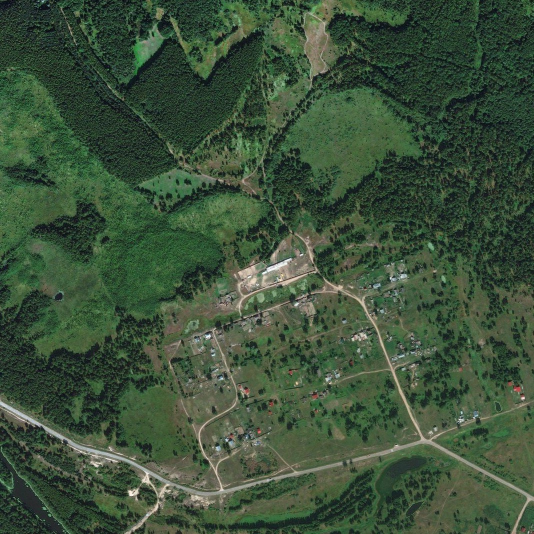
#> input picture dataset/satellite_maps/1_square.jpg, 1068 x 1068 px (shown at 1/2 size); its folder holds only this picture in this run
$ python satellite_orb_processing.py
#> lines starting #> are read from the running program, lines starting #| are printed output that depends on the picture
import argparse
from pathlib import Path

import cv2
import numpy as np


def parse_args() -> argparse.Namespace:
    parser = argparse.ArgumentParser(
        description="Detect ORB keypoints/descriptors on satellite images."
    )
    parser.add_argument(
        "--input-dir",
        type=str,
        default="dataset/satellite_maps",
        help="Directory with raw satellite images.",
    )
    parser.add_argument(
        "--output-dir",
        type=str,
        default="dataset/orb_features",
        help="Directory to save ORB visualizations and descriptors.",
    )
    parser.add_argument(
        "--max-features",
        type=int,
        default=1000,
        help="Maximum number of ORB keypoints per image.",
    )
    parser.add_argument(
        "--scale-factor",
        type=float,
        default=1.2,
        help="Pyramid decimation ratio (ORB scaleFactor).",
    )
    parser.add_argument(
        "--n-levels",
        type=int,
        default=8,
        help="Number of pyramid levels (ORB nLevels).",
    )
    return parser.parse_args()


def process_image(
    img_path: Path,
    out_dir: Path,
    detector: cv2.ORB,
) -> None:
    img = cv2.imread(str(img_path), cv2.IMREAD_COLOR)
#> img is the input picture: shape (1068, 1068, 3); mean B, G, R 57.8, 80.8, 60.4
    if img is None:
        print(f"Failed to read image: {img_path}")
        return

    gray = cv2.cvtColor(img, cv2.COLOR_BGR2GRAY)
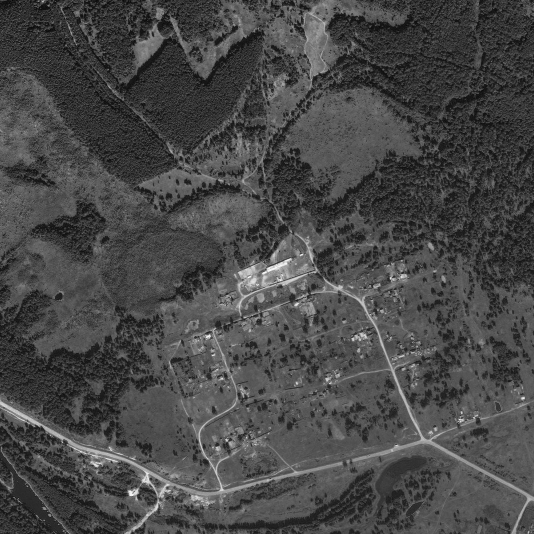
#> gray: shape (1068, 1068) (shown at 1/2 size); min 1, max 255, mean 72.1

    keypoints, descriptors = detector.detectAndCompute(gray, None)
#> keypoints = 1000 keypoints; strongest (x, y, size): (781, 556, 31), (454, 881, 37.2), (947, 834, 31), (259, 983, 64.3)

    # Draw keypoints on a copy of the original image
    vis = cv2.drawKeypoints(
        img,
        keypoints,
        None,
        color=(0, 255, 0),
        flags=cv2.DRAW_MATCHES_FLAGS_DRAW_RICH_KEYPOINTS,
    )
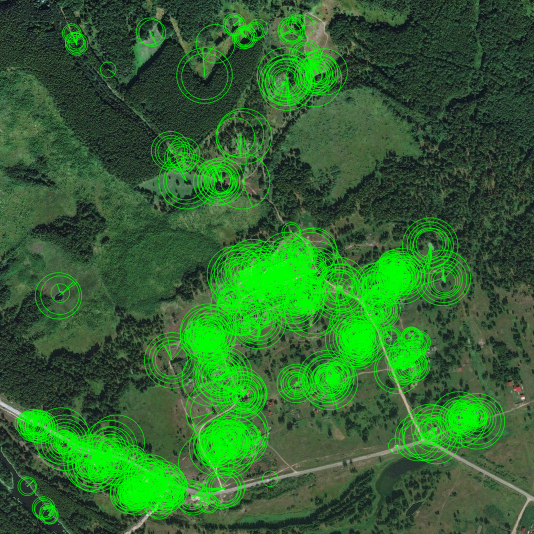
#> vis: shape (1068, 1068, 3) (shown at 1/2 size); mean B, G, R 47.7, 101.1, 49

    stem = img_path.stem
    vis_path = out_dir / f"{stem}_orb.png"
    npz_path = out_dir / f"{stem}_orb.npz"

    out_dir.mkdir(parents=True, exist_ok=True)

    cv2.imwrite(str(vis_path), vis)

    # Save keypoints and descriptors
    if descriptors is None:
        # No keypoints found; still save empty placeholders
        np.savez_compressed(
            npz_path,
            keypoints=np.empty((0, 2), dtype=np.float32),
            sizes=np.empty((0,), dtype=np.float32),
            angles=np.empty((0,), dtype=np.float32),
            responses=np.empty((0,), dtype=np.float32),
            octaves=np.empty((0,), dtype=np.int32),
            descriptors=np.empty((0, 32), dtype=np.uint8),
        )
    else:
        pts = np.array([kp.pt for kp in keypoints], dtype=np.float32)
#> pts = 1000 pairs, first value 51.84 to 958, second value 45.6 to 1032
        sizes = np.array([kp.size for kp in keypoints], dtype=np.float32)
#> sizes = 1000 values from 31 to 111.1
        angles = np.array([kp.angle for kp in keypoints], dtype=np.float32)
#> angles = 1000 values, max 359.9 at index 870, min 0.381 at index 284, mean 186.5
        responses = np.array([kp.response for kp in keypoints], dtype=np.float32)
#> responses = 1000 values, max 0.0035 at index 114, min 4.32e-05 at index 999, mean 0.000417
        octaves = np.array([kp.octave for kp in keypoints], dtype=np.int32)
#> octaves = 1000 values from 0 to 7

        np.savez_compressed(
            npz_path,
            keypoints=pts,
            sizes=sizes,
            angles=angles,
            responses=responses,
            octaves=octaves,
            descriptors=descriptors,
        )

    print(
        f"{img_path.name}: {len(keypoints)} keypoints "
        f"-> {vis_path.name}, {npz_path.name}"
    )
#| 1_square.jpg: 1000 keypoints -> 1_square_orb.png, 1_square_orb.npz


def main() -> None:
    args = parse_args()

    input_dir = Path(args.input_dir)
    output_dir = Path(args.output_dir)

    if not input_dir.exists():
        raise FileNotFoundError(f"Input directory does not exist: {input_dir}")

    exts = {".jpg", ".jpeg", ".png", ".tif", ".tiff"}
    img_paths = sorted(
        [p for p in input_dir.rglob("*") if p.suffix.lower() in exts and p.is_file()]
    )

    if not img_paths:
        raise RuntimeError(f"No images found in {input_dir}")

    orb = cv2.ORB_create(
        nfeatures=args.max_features,
        scaleFactor=args.scale_factor,
        nlevels=args.n_levels,
    )

    print(
        f"Processing {len(img_paths)} images from {input_dir} "
        f"-> saving to {output_dir}"
    )

    for img_path in img_paths:
        process_image(img_path, output_dir, orb)


if __name__ == "__main__":
    main()

$ run again, on dataset/satellite_maps/7_square.jpg
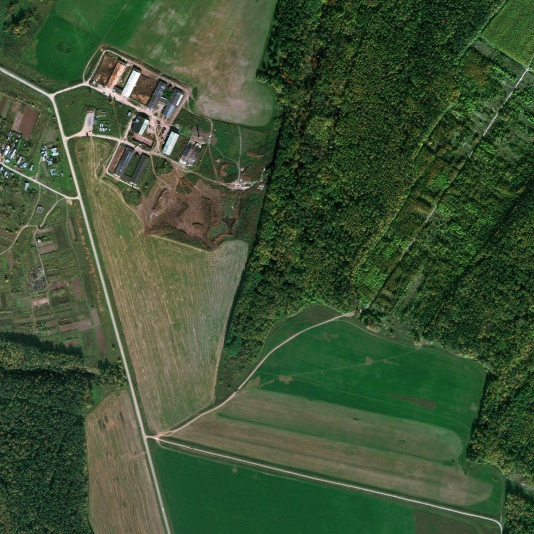
#> input picture dataset/satellite_maps/7_square.jpg, 1068 x 1068 px (shown at 1/2 size)
#> in process_image, img is the input picture: shape (1068, 1068, 3); mean B, G, R 52.4, 81.9, 62
#> in process_image, `gray = cv2.cvtColor(img, cv2.COLOR_BGR2GRAY)`:
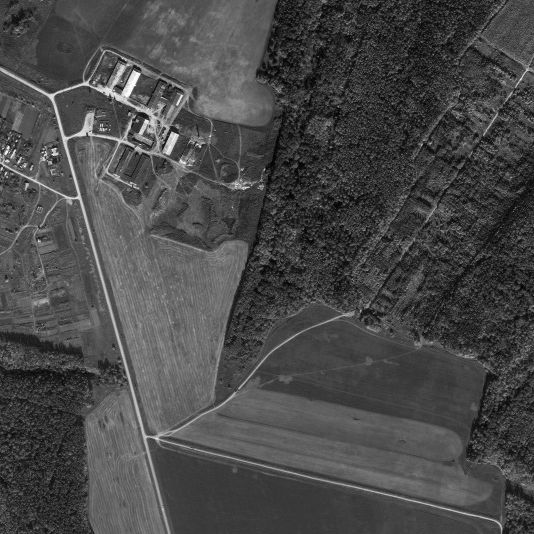
#> gray: shape (1068, 1068) (shown at 1/2 size); min 0, max 255, mean 72.6
#> keypoints = 1000 keypoints; strongest (x, y, size): (89, 306, 31), (88, 309, 31), (90, 310, 37.2), (291, 239, 31)
#> in process_image, `vis = cv2.drawKeypoints( img, keypoints, None, color=(0, 255, 0), flag..`:
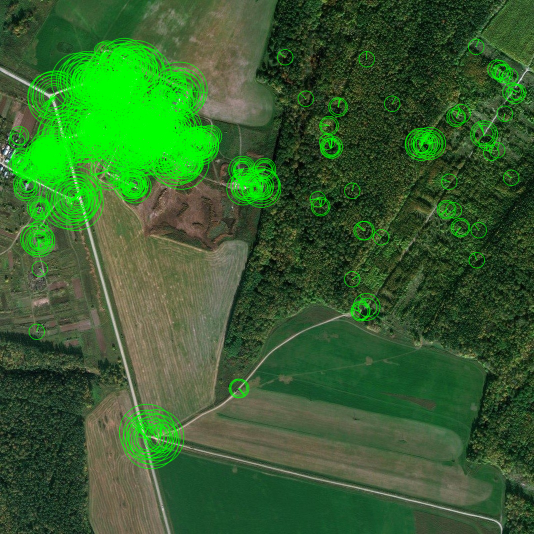
#> vis: shape (1068, 1068, 3) (shown at 1/2 size); mean B, G, R 45.8, 95.9, 54
#> pts = 1000 pairs, first value 31 to 1036, second value 93 to 881.5
#> sizes = 1000 values from 31 to 111.1
#> angles = 1000 values, max 359.8 at index 525, min 0.433 at index 305, mean 177.5
#> responses = 1000 values, max 0.0054 at index 114, min 0.000175 at index 999, mean 0.000823
#> octaves = 1000 values from 0 to 7
#| 7_square.jpg: 1000 keypoints -> 7_square_orb.png, 7_square_orb.npz

$ run again, on dataset/satellite_maps/big_sample5_17_s1000_x0_y21000.png
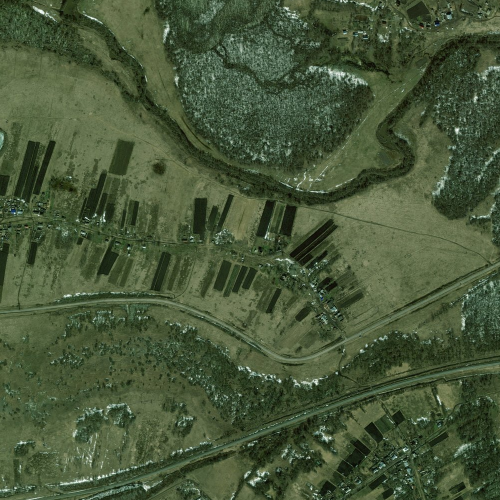
#> input picture dataset/satellite_maps/big_sample5_17_s1000_x0_y21000.png, 1000 x 1000 px (shown at 1/2 size)
#> in process_image, img is the input picture: shape (1000, 1000, 3); mean B, G, R 56.8, 86.9, 71.3
#> in process_image, `gray = cv2.cvtColor(img, cv2.COLOR_BGR2GRAY)`:
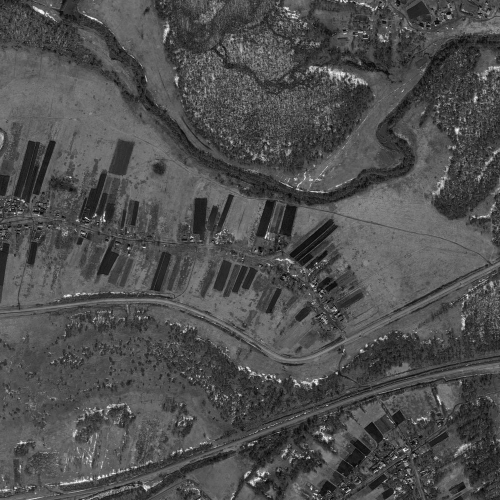
#> gray: shape (1000, 1000) (shown at 1/2 size); min 1, max 252, mean 78.8
#> keypoints = 1000 keypoints; strongest (x, y, size): (812, 950, 31), (810, 899, 31), (210, 441, 31), (806, 898, 31)
#> in process_image, `vis = cv2.drawKeypoints( img, keypoints, None, color=(0, 255, 0), flag..`:
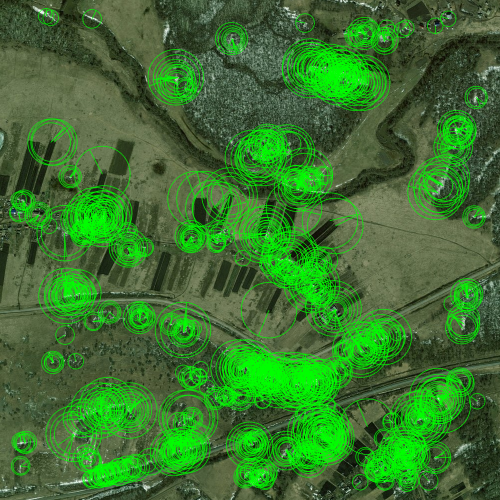
#> vis: shape (1000, 1000, 3) (shown at 1/2 size); mean B, G, R 47.2, 116.1, 59.5
#> pts = 1000 pairs, first value 36 to 954, second value 32 to 967
#> sizes = 1000 values from 31 to 111.1
#> angles = 1000 values, max 359.7 at index 279, min 0.375 at index 472, mean 204.1
#> responses = 1000 values, max 0.00571 at index 150, min 3.87e-05 at index 999, mean 0.000754
#> octaves = 1000 values from 0 to 7
#| big_sample5_17_s1000_x0_y21000.png: 1000 keypoints -> big_sample5_17_s1000_x0_y21000_orb.png, big_sample5_17_s1000_x0_y21000_orb.npz

$ run again, on dataset/satellite_maps/big_sample5_17_s1000_x0_y24000.png
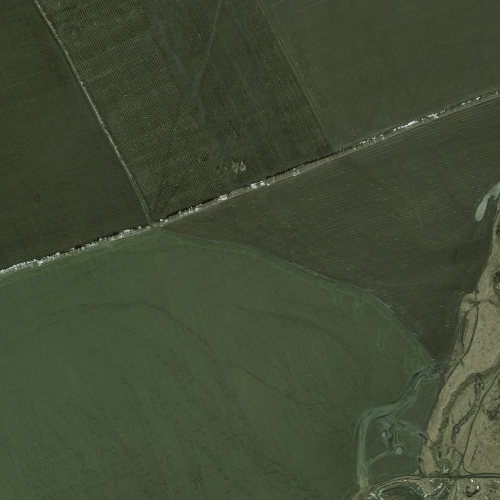
#> input picture dataset/satellite_maps/big_sample5_17_s1000_x0_y24000.png, 1000 x 1000 px (shown at 1/2 size)
#> in process_image, img is the input picture: shape (1000, 1000, 3); mean B, G, R 53, 74.5, 65.6
#> in process_image, `gray = cv2.cvtColor(img, cv2.COLOR_BGR2GRAY)`:
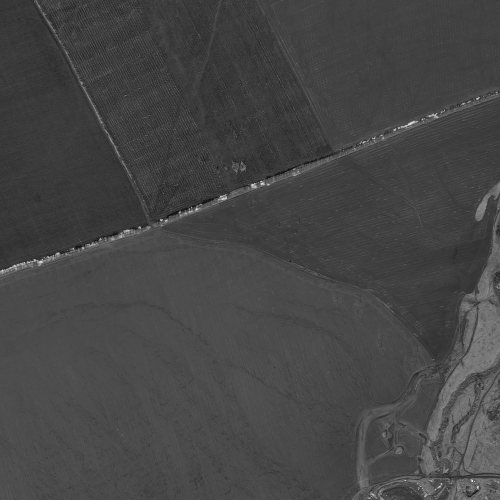
#> gray: shape (1000, 1000) (shown at 1/2 size); min 1, max 253, mean 69.3
#> keypoints = 987 keypoints; strongest (x, y, size): (321, 439, 31), (324, 439, 31), (503, 370, 31), (68, 519, 31)
#> in process_image, `vis = cv2.drawKeypoints( img, keypoints, None, color=(0, 255, 0), flag..`:
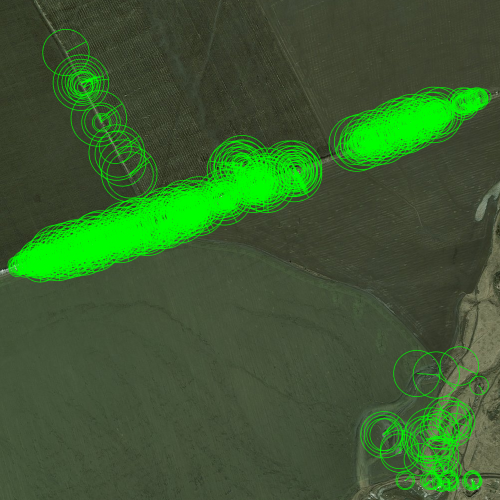
#> vis: shape (1000, 1000, 3) (shown at 1/2 size); mean B, G, R 47.6, 92, 59
#> pts = 987 pairs, first value 31 to 966, second value 104.5 to 967
#> sizes = 987 values from 31 to 111.1
#> angles = 987 values, max 359 at index 702, min 1.6 at index 675, mean 96.32
#> responses = 987 values, max 0.00311 at index 75, min -1.83e-06 at index 942, mean 0.000272
#> octaves = 987 values from 0 to 7
#| big_sample5_17_s1000_x0_y24000.png: 987 keypoints -> big_sample5_17_s1000_x0_y24000_orb.png, big_sample5_17_s1000_x0_y24000_orb.npz

$ run again, on dataset/satellite_maps/27_square.jpg
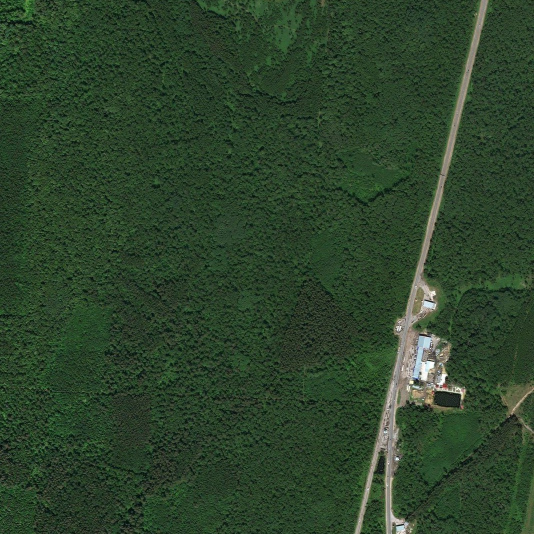
#> input picture dataset/satellite_maps/27_square.jpg, 1068 x 1068 px (shown at 1/2 size)
#> in process_image, img is the input picture: shape (1068, 1068, 3); mean B, G, R 43.4, 67.5, 45.2
#> in process_image, `gray = cv2.cvtColor(img, cv2.COLOR_BGR2GRAY)`:
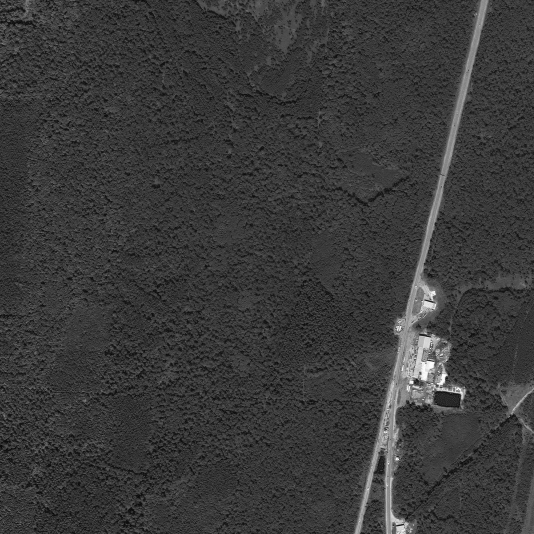
#> gray: shape (1068, 1068) (shown at 1/2 size); min 0, max 255, mean 58.1
#> keypoints = 1000 keypoints; strongest (x, y, size): (876, 770, 31), (874, 768, 31), (867, 726, 31), (881, 774, 31)
#> in process_image, `vis = cv2.drawKeypoints( img, keypoints, None, color=(0, 255, 0), flag..`:
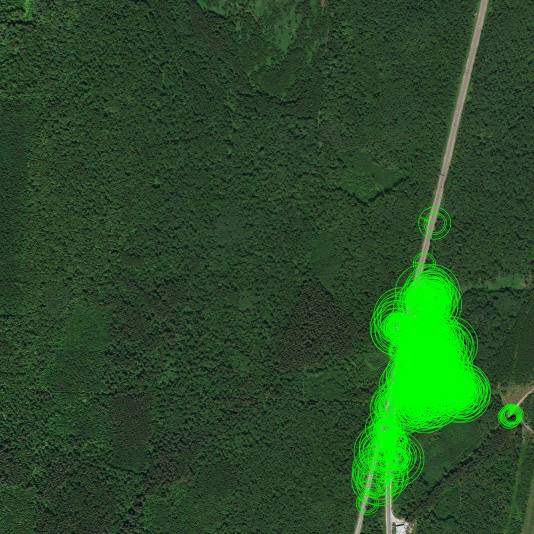
#> vis: shape (1068, 1068, 3) (shown at 1/2 size); mean B, G, R 39, 75.6, 40.3
#> pts = 1000 pairs, first value 734 to 1027.2, second value 445.8 to 1006.6
#> sizes = 1000 values from 31 to 111.1
#> angles = 1000 values, max 359.9 at index 199, min 0.253 at index 339, mean 185.7
#> responses = 1000 values, max 0.00534 at index 10, min 4.85e-05 at index 999, mean 0.000654
#> octaves = 1000 values from 0 to 7
#| 27_square.jpg: 1000 keypoints -> 27_square_orb.png, 27_square_orb.npz
